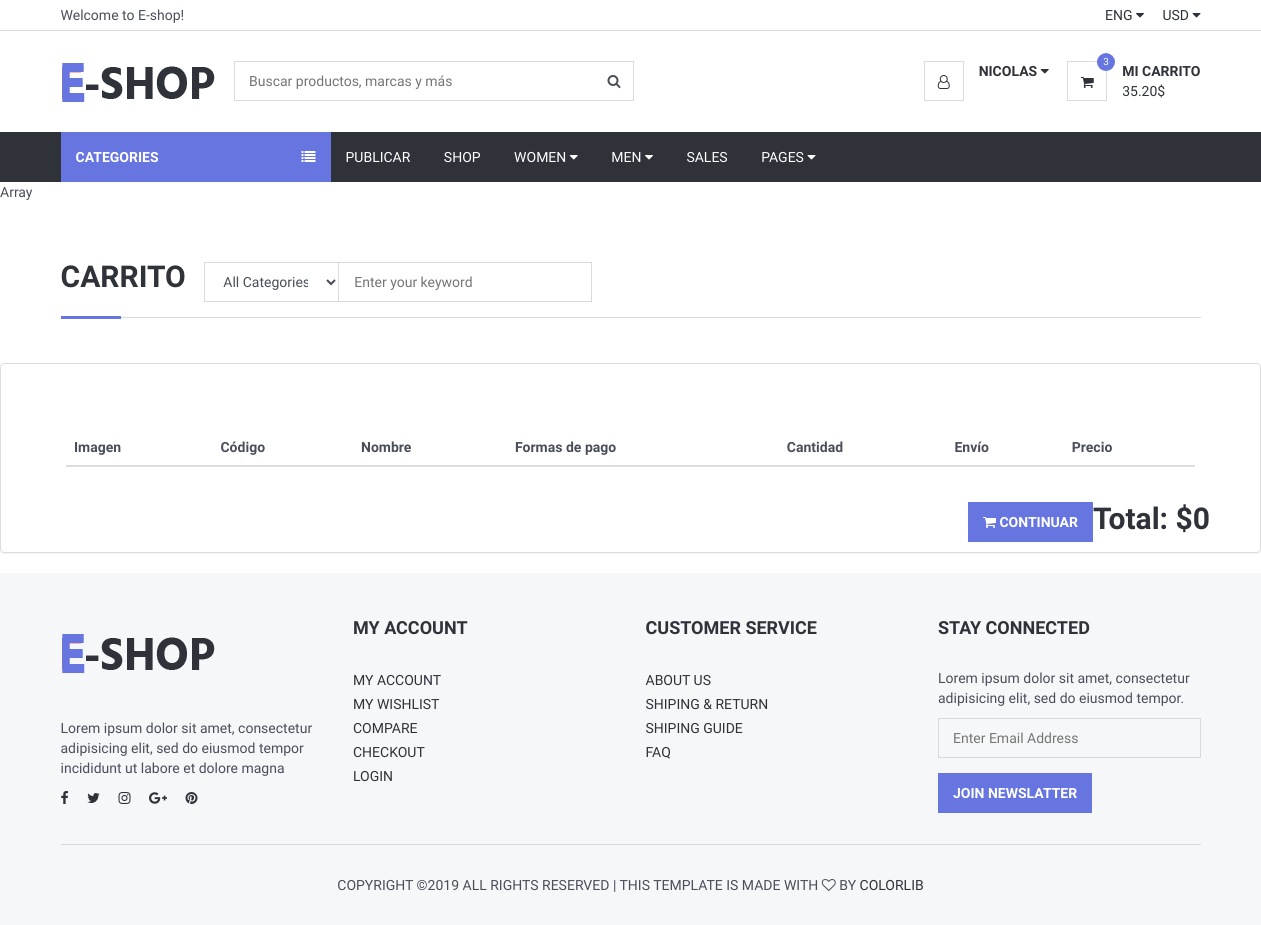
The page /Views/CarritoDetalles.php (signed in) on the database as committed earlier.
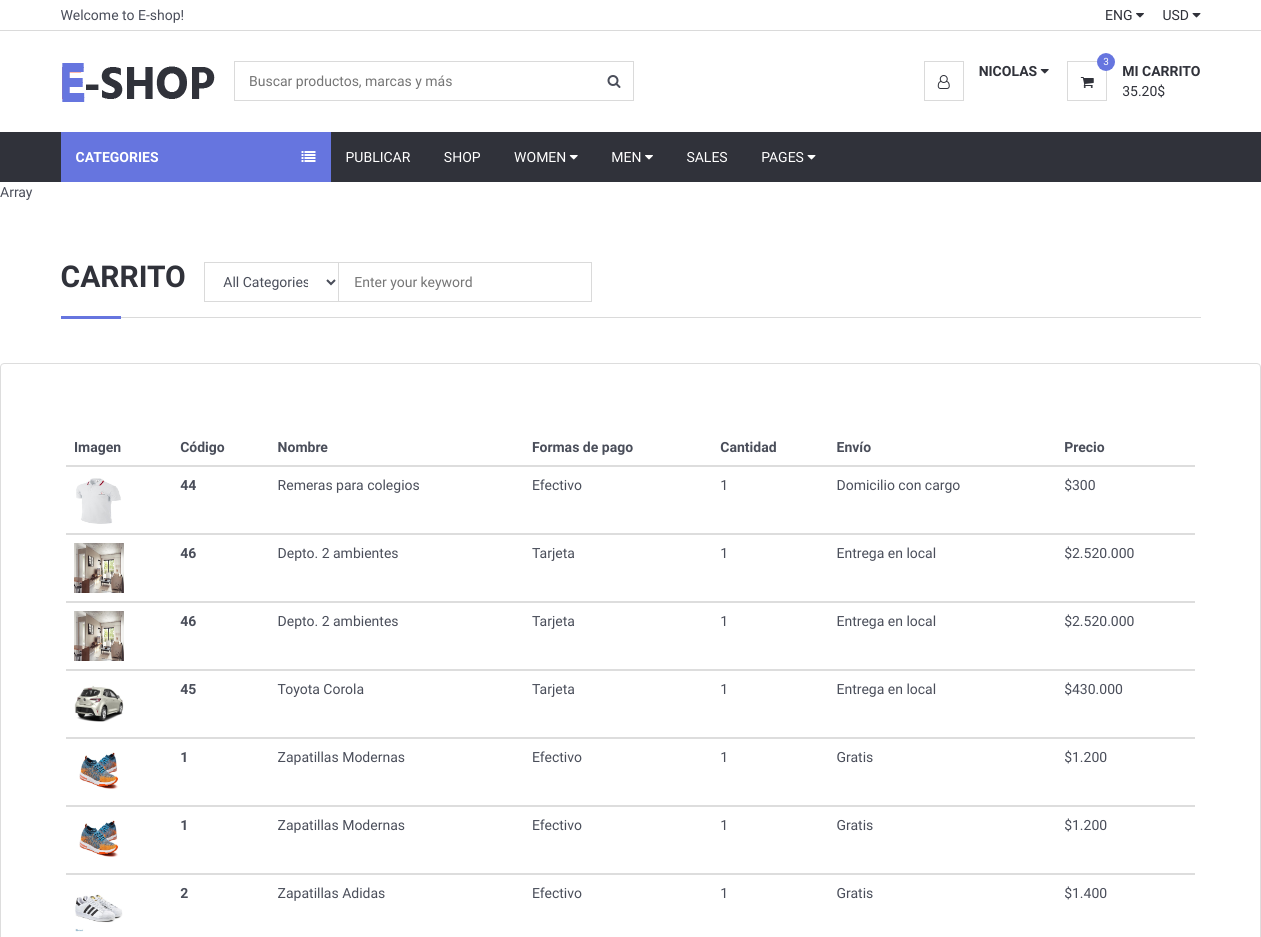
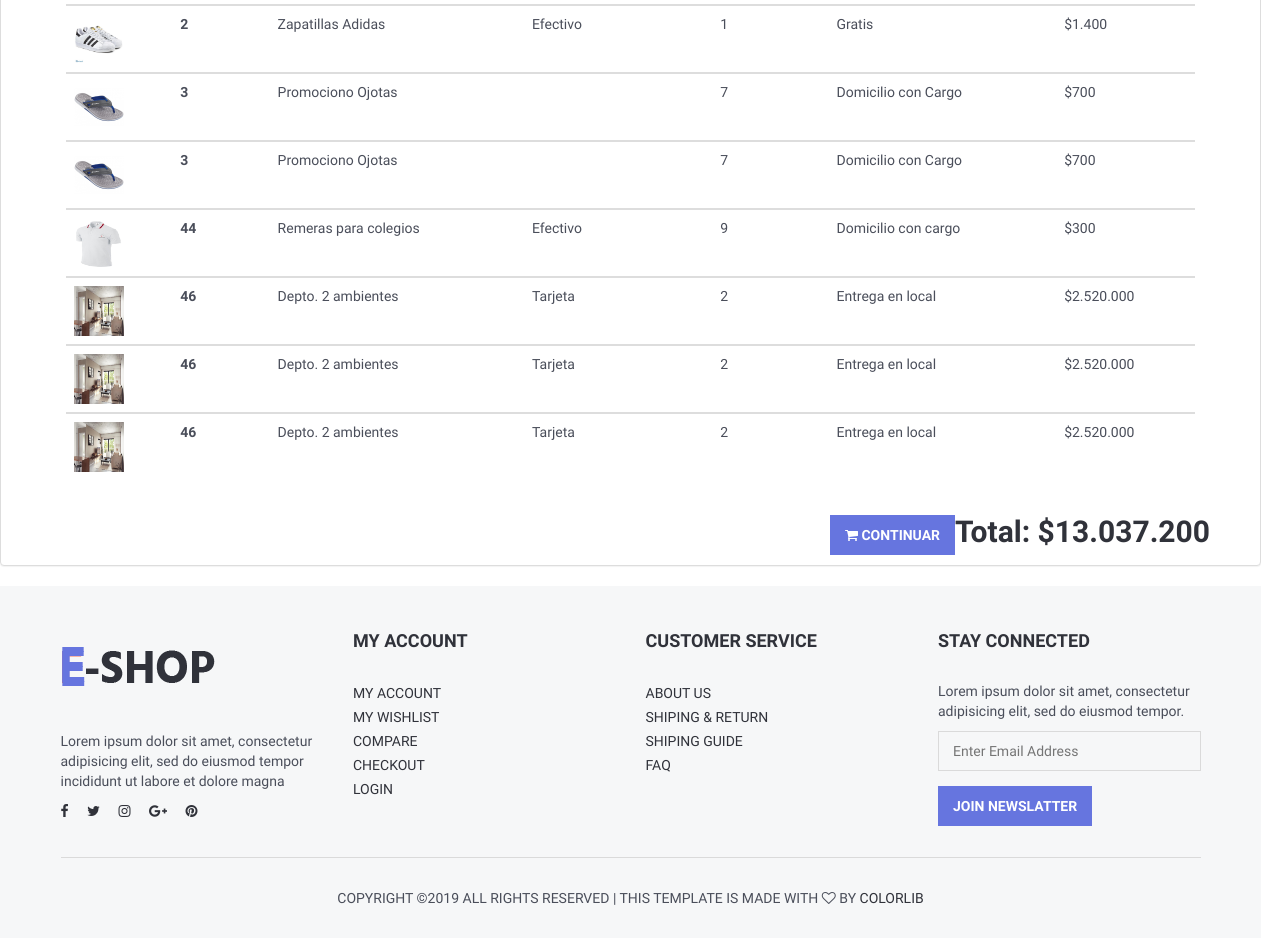
The same page on the database as committed later (2 pictures, top to bottom).
### tables this page shows
CREATE TABLE `productocarrito` (
  `id` int(11) NOT NULL,
  `idUsuario` int(11) NOT NULL,
  `idProducto` int(11) NOT NULL,
  `cantidad` int(11) NOT NULL
);

CREATE TABLE `producto` (
  `id` int(11) NOT NULL,
  `nombre` varchar(200) NOT NULL,
  `estado` varchar(60) NOT NULL,
  `precio` double NOT NULL,
  `formasdepago` varchar(100) NOT NULL,
  `envio` varchar(100) NOT NULL,
  `marca` varchar(70) NOT NULL,
  `stock` int(11) NOT NULL,
  `genero` varchar(60) NOT NULL,
  `categoria` varchar(110) NOT NULL,
  `palabrasClaves` varchar(110) NOT NULL,
  `descripcion` varchar(600) NOT NULL,
  `imgprincipal` varchar(80) NOT NULL,
  `idUsuario` int(11) NOT NULL
);

### Views/conexionBD/conexion.php (called while the page is built, shortened)
<?php
class Conexion{
	 private $msq="";
	public function __construct()
	 {
		 $archivoConfig = "config.ini";
		 $confi = parse_ini_file($archivoConfig, true);
		 $this->host = $confi["bd"]["host"];
		 $this->usuario = $confi["bd"]["usuario"];
		 $this->clave=$confi["bd"]["clave"];
		 $this->bd = $confi["bd"]["bd"];
		$this->msq = new mysqli($this->host, $this->usuario, $this->clave, $this->bd);
	 }
	 public function realizarConsulta($consulta){
 if(!$resultado = $this->msq->query($consulta) )
 {
	 echo "Ha ocurrido un error al ejecutar la consulta   ";
 }else{
	 return $resultado;
	   }
 }
}
?>

### Views/CarritoDetalles.php (the view, shortened to what this page needs)
<?php include_once("header.php");
require_once("conexionBD/conexion.php");
		$conexion = new Conexion;
		$id_Usuario = $_SESSION['id'];
	$consulta="SELECT *
				FROM producto as prod
				inner join productocarrito as car on prod.id=car.idProducto
				WHERE car.idUsuario = '".$id_Usuario."'";
				$buscoCant="SELECT count(cantidad)
				FROM productocarrito
				WHERE idUsuario = '".$id_Usuario."'";
				$cantidad= $conexion->realizarConsulta($buscoCant);
                    while($r=mysqli_fetch_array($cantidad)){
				echo ($r);
					}
	$productosComprados= $conexion->realizarConsulta($consulta);
?>
<body>
	<div class="section">
		<div class="container">
			<div class="row">
			<div class="col-md-12">
					<div class="section-title">
						<h2 class="title">Carrito &nbsp</h2>
						<div class="header-search">
                    <form>
                        <input class="input search-input" type="text" placeholder="Enter your keyword">
                        <select class="input search-categories">
                            <option value="0">All Categories</option>
                        </select>
                    </form>
                </div>
					</div>
				</div>
			</div>
		</div>
	</div>
        <div class="panel panel-default" style="padding: 50px">
            <div class="panel-body" >
                <table  class="table" >
                    <thead>
                    <tr>
                        <th scope="col">Imagen</th>
                        <th scope="col">Código</th>
                        <th scope="col">Nombre</th>
                        <th scope="col">Formas de pago</th>
                        <th scope="col">Cantidad</th>
                        <th scope="col">Envío</th>
                        <th scope="col">Precio</th>
                    </tr>
                    <?php
                    while($f=mysqli_fetch_array($productosComprados)){
                    ?>
                    </thead>
                    <tbody>
                    <tr>
                        <td  > <div style="height:100%;width:100%;"><img style="height:50px;width:50px;"  src="imgPublicadas/<?php echo $f["imgprincipal"];?>" alt=""> </div></td>
                        <th scope="row"><?php echo $f['idProducto'];?></th>
                        <td><div><?php echo $f['nombre'];?></div></td>
                        <td><?php echo $f['formasdepago'];?></td>
                        <td><?php echo $f['cantidad'];?></td>
                        <td><?php echo $f['envio'];?></td>
                        <td><?php echo "$".number_format($f['precio'],0,'.','.');?></td>
						  </tbody>
<?php
$mostrar = $mostrar+$f['precio'];
 }
?>
                </table>
            </div>
			<div>
<h2 class="title" style="float:right;"><?php echo "Total: $".number_format($mostrar,0,'.','.');?></h2>
<form method="post" action="Pagar.php" >
<button type="submit" name="AddCarrito" class="primary-btn add-to-cart" style="float:right;"><i class="fa fa-shopping-cart"></i> Continuar</button>
</form>
		</div>
		</div>
</body>
<?php include_once("footer.php"); ?>

### Views/header.php (shortened to what this page needs)
<!DOCTYPE html>
<html lang="en">
<head>
    <link type="text/css" rel="stylesheet" href="css/bootstrap.min.css" />
    <link type="text/css" rel="stylesheet" href="css/slick.css" />
    <link type="text/css" rel="stylesheet" href="css/slick-theme.css" />
    <link type="text/css" rel="stylesheet" href="css/nouislider.min.css" />
    <link rel="stylesheet" href="css/font-awesome.min.css">
    <link type="text/css" rel="stylesheet" href="css/style.css" />
</head>
<body>
<header>
    <div id="top-header">
        <div class="container">
            <div class="pull-left">
                <span>Welcome to E-shop!</span>
            </div>
            <div class="pull-right">
                <ul class="header-top-links">
                    <li class="dropdown default-dropdown">
                        <a class="dropdown-toggle" data-toggle="dropdown" aria-expanded="true">ENG <i class="fa fa-caret-down"></i></a>
                    </li>
                    <li class="dropdown default-dropdown">
                        <a class="dropdown-toggle" data-toggle="dropdown" aria-expanded="true">USD <i class="fa fa-caret-down"></i></a>
                    </li>
                </ul>
            </div>
        </div>
    </div>
    <div id="header">
        <div class="container">
            <div class="pull-left">
                <div class="header-logo">
                    <a class="logo" href="Index.php">
                        <img src="img/logo.png" alt="">
                    </a>
                </div>
                <div class="header-search">
                    <form method="get" action="ProductoBuscado.php">
                        <input class="input" style="margin:0 auto; display:block;width:400px;" name="buscar" type="search" placeholder="Buscar productos, marcas y más" required />
                        <button class="search-btn" name="enviar" type="submit"><i class="fa fa-search"></i></button>
                    </form>
                </div>
            </div>
            <div class="pull-right">
                <ul class="header-btns">
                    <?php
                    if(isset($_SESSION['username'])) { ?>
                    <li class="header-account dropdown default-dropdown">
                        <div class="dropdown-toggle" role="button" data-toggle="dropdown" aria-expanded="true">
                            <div class="header-btns-icon">
                                <i class="fa fa-user-o"></i>
                            </div>
                            <strong class="text-uppercase"><?php $nombre = $_SESSION['nombre']; echo $nombre;?> <i class="fa fa-caret-down"></i></strong>
                        </div>
                    </li>
                    <?php } ?>
                    <li class="header-cart dropdown default-dropdown" href="CarritoDetalles.php">
						<a class="dropdown-toggle" data-toggle="dropdown" aria-expanded="true" href="CarritoDetalles.php">
						   <div class="header-btns-icon" href="CarritoDetalles.php">
							  <i class="fa fa-shopping-cart" href="CarritoDetalles.php"></i>
							  <a class="qty" href="CarritoDetalles.php">3</a>
							</div>
							<a class="text-uppercase" href="CarritoDetalles.php"><b>Mi Carrito</b></a>
							<br>
                            <a href="CarritoDetalles.php">35.20$</a>
							</a>
				   </li>
                </ul>
            </div>
        </div>
    </div>
</header>
<div id="navigation">
    <div class="container">
        <div id="responsive-nav">
            <div class="category-nav show-on-click">
                <span class="category-header">Categories <i class="fa fa-list"></i></span>
            </div>
            <div class="menu-nav">
                <ul class="menu-list">
                    <li><a <?php if(!(isset($_SESSION['username'])))
					{
						echo "style=display:none";
						}else{
							echo "style=display:block";
							} ?> href="SubirProducto.php">
                            Publicar</a></li>
                    <li><a href="productosCliente.php">Shop</a></li>
                    <li class="dropdown mega-dropdown"><a class="dropdown-toggle" data-toggle="dropdown" aria-expanded="true">Women <i class="fa fa-caret-down"></i></a>
                    </li>
                    <li class="dropdown mega-dropdown full-width"><a class="dropdown-toggle" data-toggle="dropdown" aria-expanded="true">Men <i class="fa fa-caret-down"></i></a>
                    </li>
                    <li><a href="#">Sales</a></li>
                    <li class="dropdown default-dropdown"><a class="dropdown-toggle" data-toggle="dropdown" aria-expanded="true">Pages <i class="fa fa-caret-down"></i></a>
                    </li>
                </ul>
            </div>
        </div>
    </div>
</div>

### Views/footer.php (shortened to what this page needs)
<footer id="footer" class="section section-grey">
    <div class="container">
        <div class="row">
            <div class="col-md-3 col-sm-6 col-xs-6">
                <div class="footer">
                    <div class="footer-logo">
                        <a class="logo" href="#">
                            <img src="img/logo.png" alt="">
                        </a>
                    </div>
                    <p>Lorem ipsum dolor sit amet, consectetur adipisicing elit, sed do eiusmod tempor incididunt ut labore et dolore magna</p>
                    <ul class="footer-social">
                        <li><a href="#"><i class="fa fa-facebook"></i></a></li>
                        <li><a href="#"><i class="fa fa-twitter"></i></a></li>
                        <li><a href="#"><i class="fa fa-instagram"></i></a></li>
                        <li><a href="#"><i class="fa fa-google-plus"></i></a></li>
                        <li><a href="#"><i class="fa fa-pinterest"></i></a></li>
                    </ul>
                </div>
            </div>
            <div class="col-md-3 col-sm-6 col-xs-6">
                <div class="footer">
                    <h3 class="footer-header">My Account</h3>
                    <ul class="list-links">
                        <li><a href="#">My Account</a></li>
                        <li><a href="#">My Wishlist</a></li>
                        <li><a href="#">Compare</a></li>
                        <li><a href="#">Checkout</a></li>
                        <li><a href="#">Login</a></li>
                    </ul>
                </div>
            </div>
            <div class="col-md-3 col-sm-6 col-xs-6">
                <div class="footer">
                    <h3 class="footer-header">Customer Service</h3>
                    <ul class="list-links">
                        <li><a href="#">About Us</a></li>
                        <li><a href="#">Shiping & Return</a></li>
                        <li><a href="#">Shiping Guide</a></li>
                        <li><a href="#">FAQ</a></li>
                    </ul>
                </div>
            </div>
            <div class="col-md-3 col-sm-6 col-xs-6">
                <div class="footer">
                    <h3 class="footer-header">Stay Connected</h3>
                    <p>Lorem ipsum dolor sit amet, consectetur adipisicing elit, sed do eiusmod tempor.</p>
                    <form>
                        <div class="form-group">
                            <input class="input" placeholder="Enter Email Address">
                        </div>
                        <button class="primary-btn">Join Newslatter</button>
                    </form>
                </div>
            </div>
        </div>
        <hr>
        <div class="row">
            <div class="col-md-8 col-md-offset-2 text-center">
                <div class="footer-copyright">
                    Copyright &copy;<script>document.write(new Date().getFullYear());</script> All rights reserved | This template is made with <i class="fa fa-heart-o" aria-hidden="true"></i> by <a href="https://colorlib.com" target="_blank">Colorlib</a>
                </div>
            </div>
        </div>
    </div>
</footer>
</body>
</html>

### Views/css/style.css (style rules this page uses)
body { font-family: 'Hind', sans-serif; color: #4A4E5A; overflow-x: hidden; }
h1, h2, h3, h4, h5, h6 { color: #30323A; margin: 0 0 10px; font-weight: 700; }
a { color: #30323A; -webkit-transition: 0.3s color; transition: 0.3s color; }
strong { color: #30323A; }
ul, ol { margin: 0; padding: 0; list-style: none }
hr { margin-top: 15px; margin-bottom: 15px; border-color: #DADADA; }
.main-btn, .primary-btn { display: inline-block; padding: 10px 15px; text-transform: uppercase; font-weight: 700; border: none; -webkit-transition: 0.3s all; transition: 0.3s all; }
.primary-btn { color: #FFF; background-color: #6675df; }
.input { width: 100%; height: 40px; padding: 0px 15px; border: none; background-color: transparent; -webkit-box-shadow: 0px 0px 0px 1px #DADADA inset, 0px 0px 0px 5px transparent; box-shadow: 0px 0px 0px 1px #DADADA inset, 0px 0px 0px 5px transparent; -webkit-transition: 0.3s all; transition: 0.3s all; }
.section { padding-top: 30px; padding-bottom: 30px; }
.section-grey { background: #F6F7F8; }
.section-title { position: relative; margin-bottom: 15px; margin-top: 15px; border-bottom: 1px solid #DADADA; }
.section-title .title { display: inline-block; text-transform: uppercase; }
.section-title:after { content: ""; position: absolute; left: 0; bottom: -1.5px; height: 3px; width: 60px; background-color: #6675df; }
#header { padding-top: 15px; padding-bottom: 15px; }
#top-header { padding-top: 5px; padding-bottom: 5px; border-bottom: 1px solid #DADADA; }
.header-top-links>li { display: inline-block; }
.header-top-links>li+li { margin-left: 15px; }
.header-top-links>li>a { cursor: pointer; text-transform: uppercase; }
.header-logo { display: inline-block; margin-right: 15px; }
.header-logo .logo>img { width: 100%; max-height: 70px; }
.header-search { display: inline-block; padding: 15px 0px; max-width: 400px; }
.header-search>form { position: relative; }
.header-search>form .search-input { padding-left: 150px; padding-right: 45px; }
.header-search>form .search-categories { position: absolute; left: 0px; top: 0px; width: 135px; }
.header-search>form .search-btn { position: absolute; top: 0px; right: 0px; width: 40px; height: 40px; background-color: transparent; border: none; }
.header-btns>li { display: inline-block; vertical-align: top; padding: 15px 0px; }
.header-btns>li+li { margin-left: 15px; }
.header-btns>li .header-btns-icon { position: relative; float: left; margin-right: 15px; width: 40px; height: 40px; line-height: 40px; text-align: center; color: #30323A; background-color: #FFF; border: 1px solid #DADADA; }
.header-btns .dropdown-toggle { display: block; cursor: pointer; }
.header-cart .header-btns-icon .qty { position: absolute; right: -9px; top: -9px; width: 18px; height: 18px; line-height: 18px; text-align: center; font-size: 10px; background: #6675df; color: #FFF; border-radius: 50%; }
#navigation { background-color: #30323A; }
#navigation .container { position: relative; }
.category-nav { float: left; width: 270px; }
.category-nav .category-header { padding: 15px; display: block; text-transform: uppercase; background: #6675df; color: #FFF; font-weight: 700; }
.category-nav .category-header>i { float: right; line-height: 20px; }
.menu-nav .menu-list>li { display: inline-block; }
.menu-nav .menu-list>li>a { display: block; padding: 15px; color: #FFF; text-transform: uppercase; }
.dropdown.mega-dropdown.full-width { position: static !important; }
.footer { margin: 15px 0px; }
.footer .footer-header { font-size: 18px; text-transform: uppercase; margin-bottom: 30px; }
.footer-logo { margin-bottom: 30px; }
.footer-logo .logo { display: inline-block; }
.footer-logo .logo>img { width: 100%; max-height: 70px; }
.footer-social>li { display: inline-block; margin-right: 15px; margin-bottom: 6px; }
.footer-social>li:last-child { margin-right: 0px; }
.footer-copyright { margin-top: 15px; text-transform: uppercase; font-size: 14px; }

Rows that differ between the two databases and show on the page:
added productocarrito: idProducto.imgprincipal (picture), idProducto "44", idProducto.nombre "Remeras para colegios", idProducto.formasdepago "Efectivo", cantidad "1", idProducto.envio "Domicilio con cargo", idProducto.precio "300"
added productocarrito: idProducto.imgprincipal (picture), idProducto "46", idProducto.nombre "Depto. 2 ambientes", idProducto.formasdepago "Tarjeta", cantidad "1", idProducto.envio "Entrega en local", idProducto.precio "2.520.000"
added productocarrito: idProducto.imgprincipal (picture), idProducto "46", idProducto.nombre "Depto. 2 ambientes", idProducto.formasdepago "Tarjeta", cantidad "1", idProducto.envio "Entrega en local", idProducto.precio "2.520.000"
added productocarrito: idProducto.imgprincipal (picture), idProducto "45", idProducto.nombre "Toyota Corola", idProducto.formasdepago "Tarjeta", cantidad "1", idProducto.envio "Entrega en local", idProducto.precio "430.000"
added productocarrito: idProducto.imgprincipal (picture), idProducto "1", idProducto.nombre "Zapatillas Modernas", idProducto.formasdepago "Efectivo", cantidad "1", idProducto.envio "Gratis", idProducto.precio "1.200"
added productocarrito: idProducto.imgprincipal (picture), idProducto "1", idProducto.nombre "Zapatillas Modernas", idProducto.formasdepago "Efectivo", cantidad "1", idProducto.envio "Gratis", idProducto.precio "1.200"
added productocarrito: idProducto.imgprincipal (picture), idProducto "2", idProducto.nombre "Zapatillas Adidas", idProducto.formasdepago "Efectivo", cantidad "1", idProducto.envio "Gratis", idProducto.precio "1.400"
added productocarrito: idProducto.imgprincipal (picture), idProducto "2", idProducto.nombre "Zapatillas Adidas", idProducto.formasdepago "Efectivo", cantidad "1", idProducto.envio "Gratis", idProducto.precio "1.400"
added productocarrito: idProducto.imgprincipal (picture), idProducto "3", idProducto.nombre "Promociono Ojotas", cantidad "7", idProducto.envio "Domicilio con Cargo", idProducto.precio "700"
added productocarrito: idProducto.imgprincipal (picture), idProducto "3", idProducto.nombre "Promociono Ojotas", cantidad "7", idProducto.envio "Domicilio con Cargo", idProducto.precio "700"
added productocarrito: idProducto.imgprincipal (picture), idProducto "44", idProducto.nombre "Remeras para colegios", idProducto.formasdepago "Efectivo", cantidad "9", idProducto.envio "Domicilio con cargo", idProducto.precio "300"
added productocarrito: idProducto.imgprincipal (picture), idProducto "46", idProducto.nombre "Depto. 2 ambientes", idProducto.formasdepago "Tarjeta", cantidad "2", idProducto.envio "Entrega en local", idProducto.precio "2.520.000"
added productocarrito: idProducto.imgprincipal (picture), idProducto "46", idProducto.nombre "Depto. 2 ambientes", idProducto.formasdepago "Tarjeta", cantidad "2", idProducto.envio "Entrega en local", idProducto.precio "2.520.000"
added productocarrito: idProducto.imgprincipal (picture), idProducto "46", idProducto.nombre "Depto. 2 ambientes", idProducto.formasdepago "Tarjeta", cantidad "2", idProducto.envio "Entrega en local", idProducto.precio "2.520.000"
Other text that changed with them:
$mostrar: "0" → "13.037.200"
